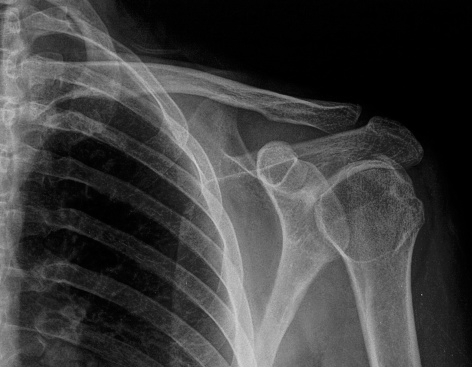
%> input picture FTDI_P6_SanchezGarzonLaura_RemuinanCidSara/Xray_gray.jpg, 472 x 367 px
$ octave Practica_6.m   (GNU Octave 9; MATLAB toolbox functions it lacks are replaced by stand-ins)
%> lines starting %> are read from the running program, lines starting %| are printed output that depends on the picture
%% Ejercicio 1: Diseño a partir de filtros ideales centrados
%% FPB ideal
clc
clear all
close all

% Generación del filtro frecuencial con los parámetros deseados
fs=400; % Frecuencia de muestreo en el retículo ortogonal (400 Hz)
v1=1/fs; v2=1/fs; % Vectores retículo ortogonal; número de muestras sea impar en ambas dimensiones
x=[0:v1:1]; % Coordenadas del retículo (normalizamos para que todas las frecuencias se representen entre 0 y 1)
y=[0:v2:1];
[X,Y]=meshgrid(x,y); % Genera matrices bidimensionales

f0x=0.5; % Establece las frecuencias centrales del filtro en las direcciones horizontal y vertical.
f0y=0.5;
Xc = (X - f0x);Yc = (Y - f0y); % Posición central del filtro (en el centro de la imagen)

D0=fs/4; % Frecuencia de corte (horizontal y vertical)
f_filter =double(abs(Xc) <= D0/fs & abs(Yc) <= D0/fs ); % Creamos filtro en forma de ventana cuadrada centrada en (0.5, 0.5) y con una frecuencia de corte=10

% Obtención de su respuesta impulsiva
f_filter_d = ifftshift(f_filter); % Mover primero el centro del filtro (frecuencia cero) al origen de la matriz
h_d = real(ifft2(f_filter_d)); % Deshacer esta operación en la transformada inversa de Fourier
h = fftshift(h_d); % Se vuelve a desplazar la respuesta al impulso a la posición (0,0)

% Selección de rango –anchura de la máscara- y obtención de valores enteros en el rango
% deseado cuyo error de redondeo de lugar a mínimo error cuadrático medio respecto a los
% valores racionales originales
cx=1+fs/2; cy=1+fs/2; % (cx,cy) es la posición del centro del filtro
w=1;
filter_mask=h(cy-w:cy+w,cx-w:cx+w); % máscara de filtrado 3x3

[m,j] = min(filter_mask(:)); % Mínimo valor en filter_mask
filter_mask = filter_mask./m; % El menor valor será uno

R = ceil(127./max(abs(filter_mask(:)))); % Máximo factor de ponderación utilizable (rango de la máscara: [−128,128))

% búsqueda de la versión entera que minimiza el MSE
mse = Inf.*ones(1,R);
for j =1:R,
dif = (filter_mask - double(round(filter_mask.*j)./j)).^2;
mse(j) = mean(dif(:));
end
[~,j]=find(mse==min(mse),1);
filter_mask = round(filter_mask.*j);

% Ajuste de la respuesta de la máscara a una señal constante
C=sum(sum(filter_mask));
filter_mask=filter_mask/C;

figure('Name', 'FPB ideal');
subplot(1,3,1); imshow(f_filter); title(sprintf('Filtro paso bajo; E=%g', calcular_energia(f_filter))); colorbar;
subplot(1,3,2); imshow(h); title(sprintf('Impulso; E=%g', calcular_energia(h))); colorbar;
subplot(1,3,3); plot(h); title(sprintf('Impulso; E=%g', calcular_energia(h))); colorbar;
%> after `colorbar`:
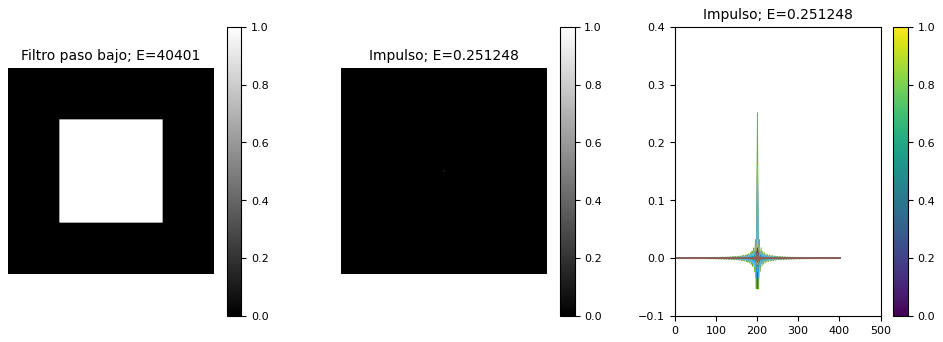
%> figure redrawn from the program's plot data, 3 panels

figure('Name', '3D');
subplot(1,2,1); surf(filter_mask); title(sprintf('filter_mask; E=%g', calcular_energia(filter_mask))); colorbar;
subplot(1,2,2); surf(f_filter, "EdgeColor","None"); title(sprintf('Máscara 3x3; E=%g', calcular_energia(f_filter))); colorbar;


[ima,map]=imread("Xray_gray.jpg");
%> ima is the input picture: size 367x472 uint8; min 0, max 210, mean 61.8
%> map = []
ima=double(ima);
%> ima: size 367x472 double
ima_filtered=imfilter(ima,filter_mask);
ima_diferencia=((ima)-(ima_filtered)).^2;

figure('Name', 'FPB ideal');
subplot(1,3,1); imshow(uint8(ima)); title(sprintf('ima original; E=%g', calcular_energia(ima))); colorbar;
subplot(1,3,2); imshow(uint8(ima_filtered)); title(sprintf('ima filtrada; E=%g', calcular_energia(ima_filtered))); colorbar;
subplot(1,3,3); imshow(uint8(ima_diferencia)); title(sprintf('imagen diferencia; E=%g', calcular_energia(ima_diferencia))); colorbar;
%> after `imshow(uint8(ima_diferencia))`:
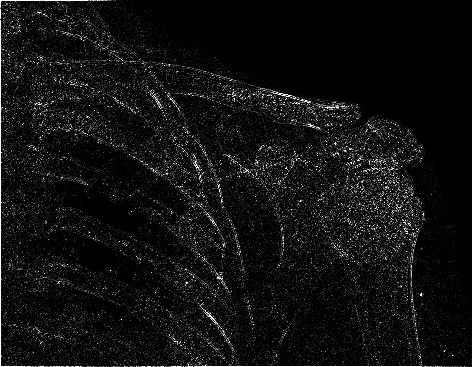
%> displayed picture: size 367x472, on the screen's scale of 0 to 255; min 0, max 255, mean 16.9

%% Ejercicio 2: Diseño a partir de filtros ideales circulares centrados
clc
clear all
close all
% Generación del filtro frecuencial con los parámetros deseados
fs=400; % Frecuencia de muestreo en el retículo ortogonal (400 Hz)
v1=1/fs; v2=1/fs; % Vectores retículo ortogonal; número de muestras sea impar en ambas dimensiones
x=[0:v1:1]; % Coordenadas del retículo (normalizamos para que todas las frecuencias se representen entre 0 y 1)
y=[0:v2:1];
[X,Y]=meshgrid(x,y); % Genera matrices bidimensionales

f0x=0.5; % Establece las frecuencias centrales del filtro en las direcciones horizontal y vertical.
f0y=0.5;
Xc = (X - f0x);Yc = (Y - f0y); % Posición central del filtro (en el centro de la imagen)

D0=fs/4; % Frecuencia de corte (horizontal y vertical)
f_filter =double((Xc).^2 + (Yc).^2) <= (D0/fs).^2; % Creamos filtro en forma de ventana cuadrada centrada en (0.5, 0.5) y con una frecuencia de corte=10

% Obtención de su respuesta impulsiva
f_filter_d = ifftshift(f_filter); % Mover primero el centro del filtro (frecuencia cero) al origen de la matriz
h_d = real(ifft2(f_filter_d)); % Deshacer esta operación en la transformada inversa de Fourier
h = fftshift(h_d); % Se vuelve a desplazar la respuesta al impulso a la posición (0,0)

% Selección de rango –anchura de la máscara- y obtención de valores enteros en el rango
% deseado cuyo error de redondeo de lugar a mínimo error cuadrático medio respecto a los
% valores racionales originales
cx=1+fs/2; cy=1+fs/2; % (cx,cy) es la posición del centro del filtro
w=5; % kernel 11x11 --> (11-1)/2 =5
filter_mask=h(cy-w:cy+w,cx-w:cx+w); % máscara de filtrado 3x3

[m,j] = min(filter_mask(:)); % Mínimo valor en filter_mask
filter_mask = filter_mask./m; % El menor valor será uno

R = ceil(127./max(abs(filter_mask(:)))); % Máximo factor de ponderación utilizable (rango de la máscara: [−128,128))

% búsqueda de la versión entera que minimiza el MSE
mse = Inf.*ones(1,R);
for j =1:R,
dif = (filter_mask - double(round(filter_mask.*j)./j)).^2;
mse(j) = mean(dif(:));
end
[~,j]=find(mse==min(mse),1);
filter_mask = round(filter_mask.*j);

% Ajuste de la respuesta de la máscara a una señal constante
C=sum(sum(filter_mask));
h_f = zeros(size(h));
h_f(cy-w:cy+w,cx-w:cx+w) = filter_mask./C;
h_f_d=fftshift(h_f);
f_filter_t_d=fft2(h_f_d);
f_filter_t=abs(ifftshift(f_filter_t_d));
f_filter_t=f_filter_t.*(1/max(max(f_filter_t)));

figure('Name', 'FPB ideal');
subplot(1,3,1); imshow(f_filter); title(sprintf('Filtro paso bajo; E=%g', calcular_energia(f_filter))); colorbar;
subplot(1,3,2); imshow(h_f); title(sprintf('Impulso; E=%g', calcular_energia(h))); colorbar;
subplot(1,3,3); plot(h_f); title(sprintf('Impulso; E=%g', calcular_energia(h))); colorbar;

figure('Name', '3D');
subplot(1,2,1); surf(filter_mask); title(sprintf('filter_mask; E=%g', calcular_energia(filter_mask))); colorbar;
subplot(1,2,2); surf(f_filter,"EdgeColor","None"); title(sprintf('Máscara 3x3; E=%g', calcular_energia(f_filter))); colorbar;
%> after `colorbar`:
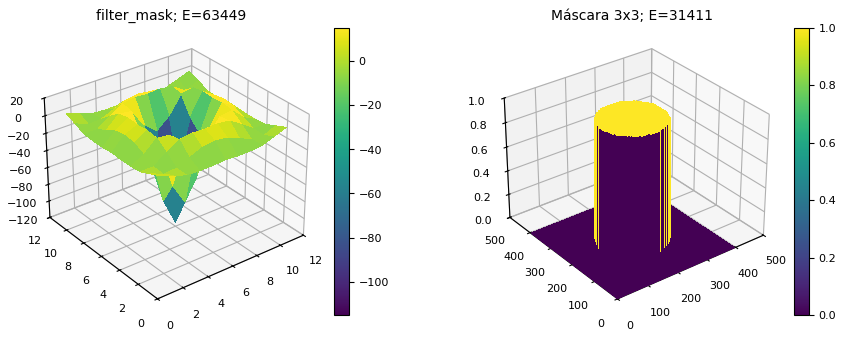
%> figure redrawn from the program's plot data, 2 panels

[ima,map]=imread("Xray_gray.jpg");
ima=double(ima);
ima_filtered=imfilter(ima,filter_mask);
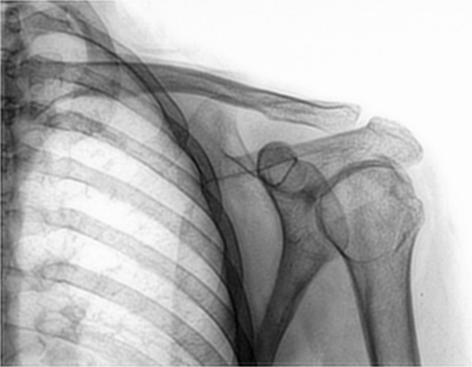
%> ima_filtered: size 367x472 double; min -135917, max 830, mean -41085.5; drawn with min black and max white
ima_diferencia=((ima)-(ima_filtered)).^2;
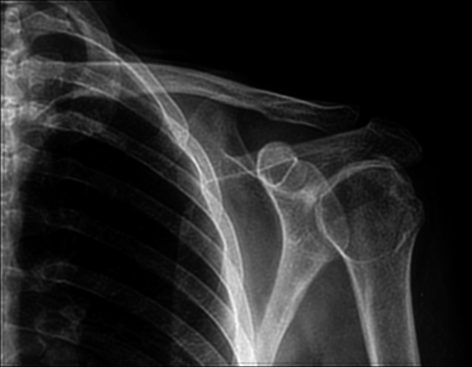
%> ima_diferencia: size 367x472 double; min 0, max 18527837689, mean 2.86e+09; drawn with min black and max white

figure('Name', 'FPB ideal');
subplot(1,3,1); imshow(uint8(ima)); title(sprintf('ima original; E=%g', calcular_energia(ima))); colorbar;
subplot(1,3,2); imshow(uint8(ima_filtered)); title(sprintf('ima filtrada; E=%g', calcular_energia(ima_filtered))); colorbar;
%> after `imshow(uint8(ima_filtered))`:
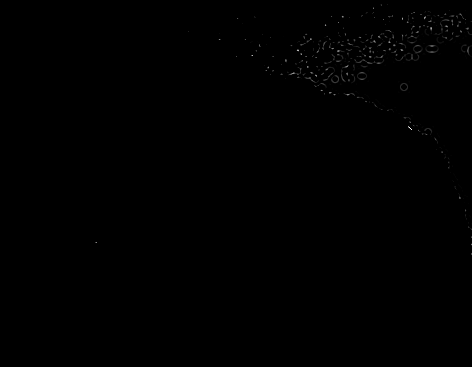
%> displayed picture: size 367x472, on the screen's scale of 0 to 255; min 0, max 255, mean 0.4
subplot(1,3,3); imshow(uint8(ima_diferencia)); title(sprintf('imagen diferencia; E=%g', calcular_energia(ima_diferencia))); colorbar;
%> after `imshow(uint8(ima_diferencia))`:
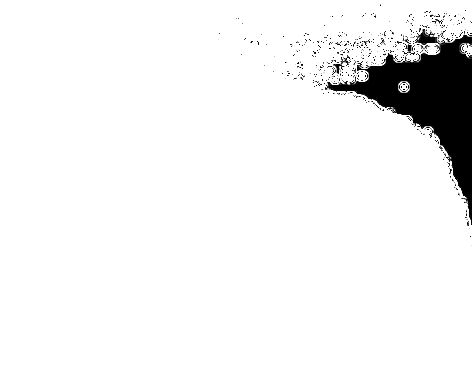
%> displayed picture: size 367x472, on the screen's scale of 0 to 255; min 0, max 255, mean 240.7


function energia = calcular_energia(imagen)

imagen=double(imagen); % para evitar desbordamientos en caso de unit, logical, ...
energia = sum(sum(imagen .* imagen));

% Si la imagen tiene múltiples canales (por ejemplo, RGB), sumar las energías de cada canal
if size(imagen, 3) > 1
    energia = sum(energia(:));
end

end
